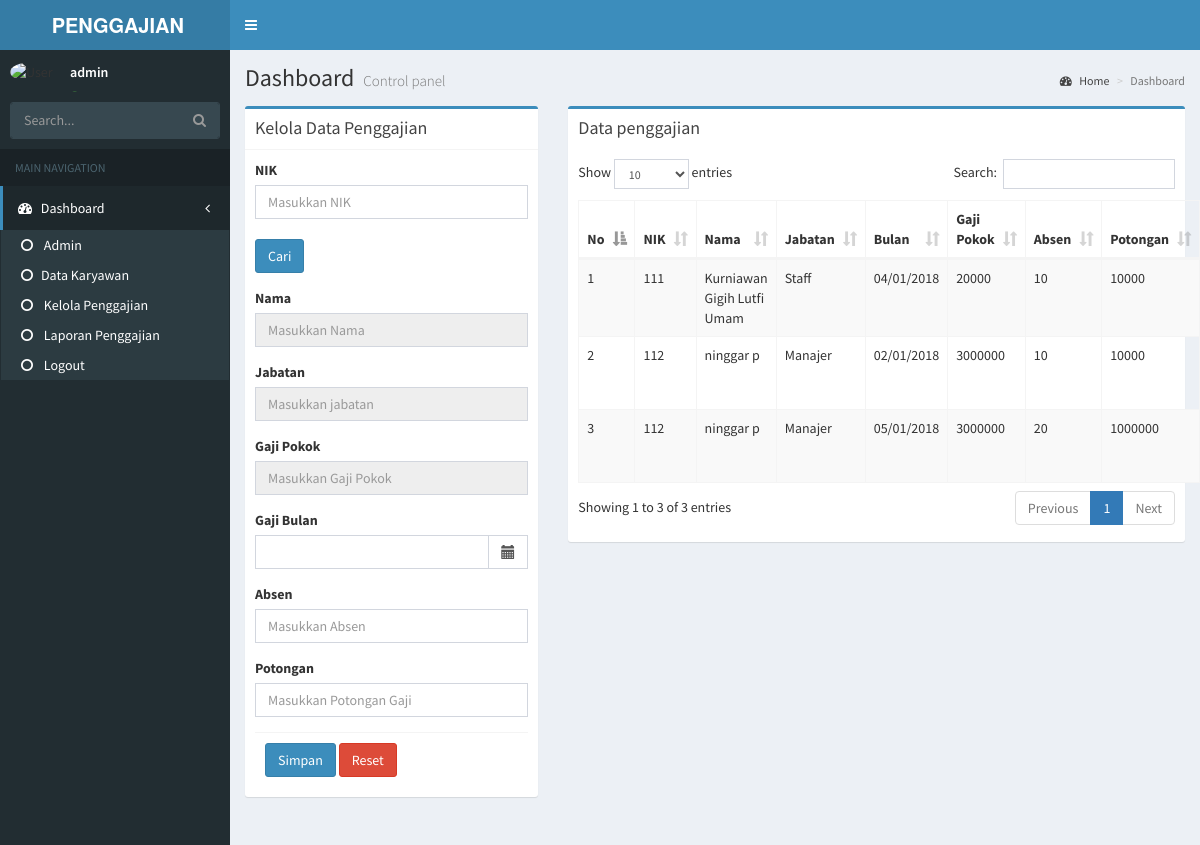
The app's page /?m1=penggajian&m2=penggajian (signed in) with its own data.
### tables this page shows
CREATE TABLE `penggajian` (
  `id` int(11) NOT NULL,
  `nama` varchar(100) NOT NULL,
  `jabatan` varchar(100) NOT NULL,
  `gajipokok` varchar(100) NOT NULL,
  `gajibulan` varchar(100) NOT NULL,
  `absen` varchar(100) NOT NULL,
  `potongan` varchar(100) NOT NULL,
  `totalgaji` varchar(100) NOT NULL,
  `nik` varchar(100) NOT NULL
);

### konten/penggajian/penggajian.php (the view, shortened to what this page needs)
<?php
if (isset($_POST['cari'])) {
    $nk_cari = $_POST['nik'];
    @$query_edit = $koneksi->query("SELECT * FROM karyawan where nik='" . $nk_cari . "' ");
    @$tampil_edit = $query_edit->fetch_assoc();
    if ($nk_cari != $tampil_edit['nik']) {
        echo '<div class="alert alert-danger">Data Karyawan Tidak Ada</div>';
        echo "<meta http-equiv=refresh content=1;url='?m1=penggajian&m2=penggajian'>";
    }
} else {
    @$query_edit = $koneksi->query("SELECT * FROM karyawan where nik='" . $nk_cari . "' ");
    @$tampil_edit = $query_edit->fetch_assoc();
}
?>
<div class="row">
    <div class="col-md-4">
        <div class="box box-primary">
            <div class="box-header with-border">
                <h3 class="box-title">Kelola Data Penggajian</h3>
            </div>
            <form role="form" action="" method="post">
                <div class="box-body">
                    <div class="form-group">
                        <label>NIK</label>
                        <input type="text" class="form-control" name="nik" value="<?= $tampil_edit['nik'] ?>"
                               placeholder="Masukkan NIK">&nbsp;<br>
                        <button type="submit" name="cari" class="btn btn-primary">Cari</button>
                    </div>
                    <div class="form-group">
                        <label>Nama</label>
                        <input type="text" class="form-control" name="nama" value="<?= $tampil_edit['nama'] ?>"
                               placeholder="Masukkan Nama" readonly>
                    </div>
                    <div class="form-group">
                        <label>Jabatan</label>
                        <input type="text" class="form-control" value="<?= $tampil_edit['jabatan'] ?>" name="jabatan"
                               placeholder="Masukkan jabatan" readonly>
                    </div>
                    <div class="form-group">
                        <label>Gaji Pokok</label>
                        <input type="text" onkeyup="angka(this);" class="form-control"
                               value="<?= $tampil_edit['gajipokok'] ?>" name="gaji" placeholder="Masukkan Gaji Pokok"
                               readonly>
                    </div>
                    <div class="form-group">
                        <label>Gaji Bulan</label>
                        <div class='input-group date' id='datepicker'>
                            <input type='text' class="form-control" name="bulan"/>
                            <span class="input-group-addon">
                        <span class="glyphicon glyphicon-calendar"></span>
                    </span>
                        </div>
                    </div>
                    <div class="form-group">
                        <label>Absen</label>
                        <input type="text" onkeyup="angka(this);" class="form-control" name="absen"
                               placeholder="Masukkan Absen">
                    </div>
                    <div class="form-group">
                        <label>Potongan</label>
                        <input type="text" onkeyup="angka(this);" class="form-control" name="potongan"
                               placeholder="Masukkan Potongan Gaji">
                    </div>
                    <div class="box-footer">
                        <button type="submit" name="submit" class="btn btn-primary">Simpan</button>
                        <button type="reset" name="reset" class="btn btn-danger">Reset</button>
                    </div>
            </form>
        </div>
    </div>
</div>
<div class="col-md-8">
    <?php
    $query = $koneksi->query("SELECT * FROM penggajian");
    ?>
    <div class="box box-primary">
        <div class="box-header with border">
            <h3 class="box-title">Data penggajian</h3>
        </div>
        <div class="box-body">
            <table id="example1" class="table table-bordered table-striped">
                <thead>
                <tr>
                    <th>No</th>
                    <th>NIK</th>
                    <th>Nama</th>
                    <th>Jabatan</th>
                    <th>Bulan</th>
                    <th>Gaji Pokok</th>
                    <th>Absen</th>
                    <th>Potongan</th>
                </tr>
                </thead>
                <?php
                while ($tampil = $query->fetch_assoc()) {
                    @$a++;
                    ?>
                    <tr>
                        <td><?= $a ?></td>
                        <td><?= $tampil['nik'] ?></td>
                        <td><?= $tampil['nama'] ?></td>
                        <td><?= $tampil['jabatan'] ?></td>
                        <td><?= $tampil['gajibulan'] ?></td>
                        <td><?= $tampil['gajipokok'] ?></td>
                        <td><?= $tampil['absen'] ?></td>
                        <td><?= $tampil['potongan'] ?></td>
                    </tr>
                <?php } ?>
            </table>
        </div>
    </div>
</div>
</div>

### records on screen
penggajian: nik "111", nama "Kurniawan Gigih Lutfi Umam", jabatan "Staff", gajibulan "04/01/2018", gajipokok "20000", absen "10", potongan "10000"
penggajian: nik "112", nama "ninggar p", jabatan "Manajer", gajibulan "02/01/2018", gajipokok "3000000", absen "10", potongan "10000"
penggajian: nik "112", nama "ninggar p", jabatan "Manajer", gajibulan "05/01/2018", gajipokok "3000000", absen "20", potongan "1000000"

### other values on screen
$_SESSION['username'] "admin"
